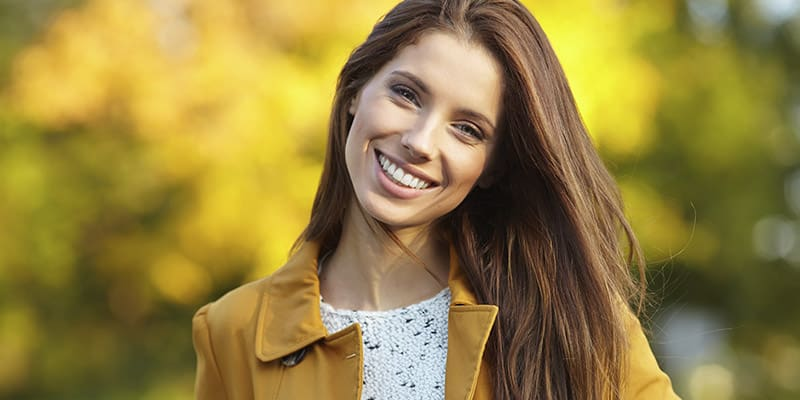
#> input picture atividade1.2/imagem.jpg, 800 x 400 px
$ python alg2.py
#> lines starting #> are read from the running program, lines starting #| are printed output that depends on the picture
#A biblioteca PIL -> criar e tratar as imagens
#A biblioteca numpy -> manipular arrays

from PIL import Image, ImageFilter
import numpy as np


#recebe um kernel 3x3 (filtro) e aplica ele em uma imagem e retorna uma copia da imagem com filtro aplicado
def aplicar_filtro(kernel, im):

    #pegando as dimensões da imagem
    x,y = im.size

    #Criando uma imagem na escala de cinza com as mesmas dimensões que im
    out = Image.new("L", (x,y))

    #Visitando cada pixel de out para atribuir valor
    for j in range(y):
        for i in range(x):

            soma = 0

            for xkernel in range(3):
                for ykernel in range(3):

                    #Checando os problemas de borda da imagem im
                    if i-1+xkernel < 0 or i-1+xkernel >= x or j-1+ykernel < 0 or j-1+ykernel >= y:
                        soma = soma + 0

                    #Caso a coordenada esteja dentro de im, então aquele ponto é calculado
                    else:
                        soma = soma + im.getpixel((i - 1 + xkernel, j - 1 + ykernel)) * kernel[xkernel][ykernel] * 1/4

           #Atribuindo o valor do filtro em out na posição i e j
            out.putpixel((i,j),int(soma))

    return out

def imagem_b(im):
    x,y = im.size
    b = Image.new("L", (x,y))

    for i in range(x):
        for j in range(y):
            if im.getpixel((i,j)) > 0:
                b.putpixel((i,j), 255)

    return b


#-------MAIN-------#

#Criando os filtros Laplace
laplace = np.array([[0,-1,0],
                    [-1,4,-1],
                    [0,-1,0]])

#Lendo imagem e convertendo para grayscale
im_original = Image.open("imagem.jpg")
#> im_original is the input picture: PIL image 800x400 RGB; mean R, G, B 147.9, 128.6, 63.4
im_original = im_original.convert("L")
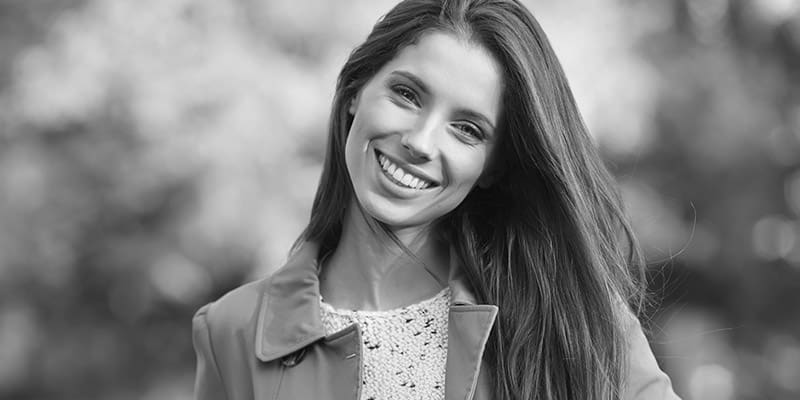
#> im_original: PIL image 800x400 L; min 2, max 255, mean 127

"""
x,y = 500,500
#Criando uma imagem com dimensões x e y com todos os pixels brancos
im_original = Image.new("L", (500,500), 255)

#Todas as bordas terão preto
for i in range(500):
    im_original.putpixel((i,0), 0)
    im_original.putpixel((i, y-1), 0)
    im_original.putpixel((0,1), 0)
    im_original.putpixel((x-1, i), 0)
"""

im = im_original.filter(ImageFilter.GaussianBlur(2))


#Criando a imagem a e aplicando o filtro em im
a = aplicar_filtro(laplace,im)
#> in aplicar_filtro, `out = Image.new("L", (x,y))`: out: PIL image 800x400 L; every value is 0
#> after the loop in aplicar_filtro, `for j in range(y):`:
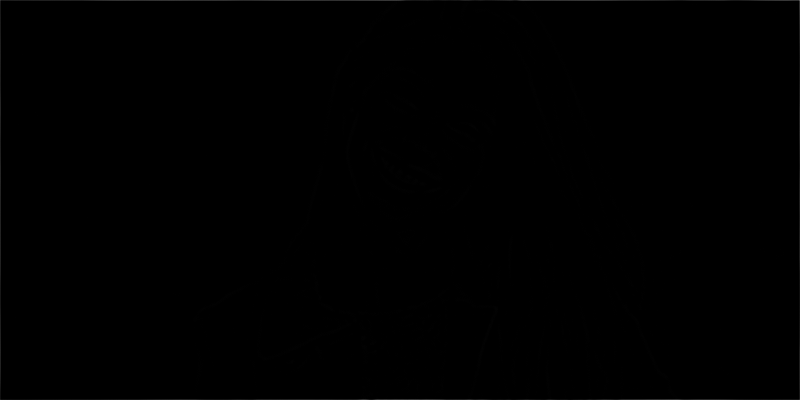
#> out: PIL image 800x400 L; min 0, max 95, mean 0.3

b = imagem_b(a)
#> after the loop in imagem_b, `for i in range(x):`:
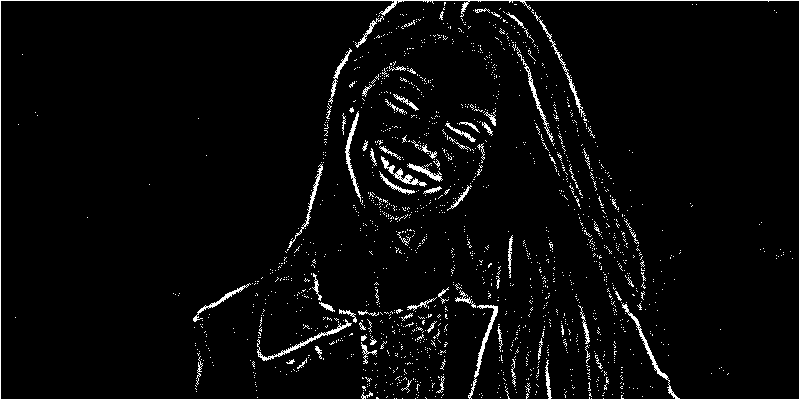
#> b: PIL image 800x400 L; 3.8% white in thin lines or dots

b.show()
